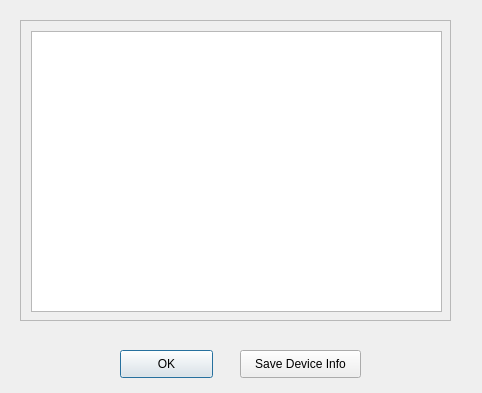
<?xml version="1.0" encoding="UTF-8"?>
<ui version="4.0">
 <class>deviceInfoDialog</class>
 <widget class="QDialog" name="deviceInfoDialog">
  <property name="geometry">
   <rect>
    <x>0</x>
    <y>0</y>
    <width>482</width>
    <height>393</height>
   </rect>
  </property>
  <property name="windowTitle">
   <string>Device Info</string>
  </property>
  <widget class="QScrollArea" name="deviceInfoScrollArea">
   <property name="geometry">
    <rect>
     <x>20</x>
     <y>20</y>
     <width>431</width>
     <height>301</height>
    </rect>
   </property>
   <property name="widgetResizable">
    <bool>true</bool>
   </property>
   <widget class="QWidget" name="scrollAreaWidgetContents">
    <property name="geometry">
     <rect>
      <x>0</x>
      <y>0</y>
      <width>429</width>
      <height>299</height>
     </rect>
    </property>
    <widget class="QTextEdit" name="deviceInfoTextEdit">
     <property name="geometry">
      <rect>
       <x>10</x>
       <y>10</y>
       <width>411</width>
       <height>281</height>
      </rect>
     </property>
     <property name="readOnly">
      <bool>true</bool>
     </property>
    </widget>
   </widget>
  </widget>
  <widget class="QPushButton" name="okPushButton">
   <property name="geometry">
    <rect>
     <x>120</x>
     <y>350</y>
     <width>93</width>
     <height>28</height>
    </rect>
   </property>
   <property name="text">
    <string>OK</string>
   </property>
  </widget>
  <widget class="QPushButton" name="saveInfoPushButton">
   <property name="geometry">
    <rect>
     <x>240</x>
     <y>350</y>
     <width>121</width>
     <height>28</height>
    </rect>
   </property>
   <property name="text">
    <string>Save Device Info</string>
   </property>
  </widget>
 </widget>
 <resources/>
 <connections/>
</ui>
